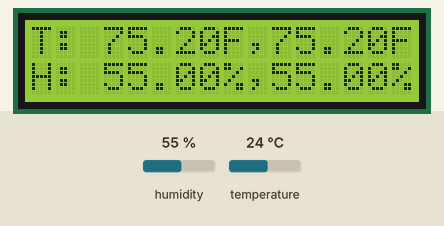
Recording of a sketch running on a simulated Arduino Uno, built with avr-gcc and run on an emulated ATmega328P. Shown: 16×2 character LCD. Inputs (shaded band) come from the test bench; at power-on: humidity 55 %, temperature 24 °C.

Above: at 1.2 s.
1.3 s: humidity set to 22 %
At 2.9 s:
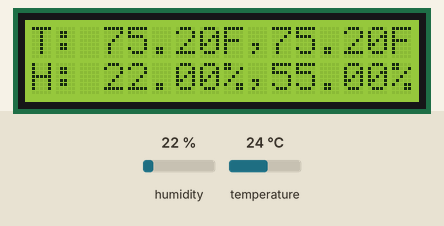
5.2 s: temperature set to 12 °C
At 7.0 s:
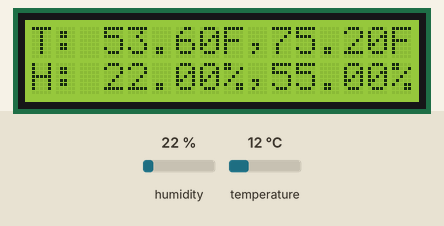
8.7 s: humidity set to 68 %
At 10.1 s:
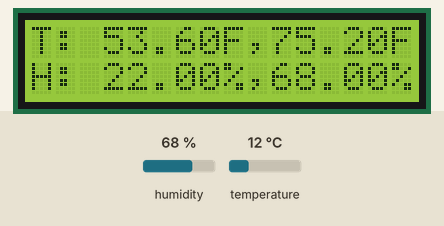
11.8 s: temperature set to 28 °C
At 12.9 s:
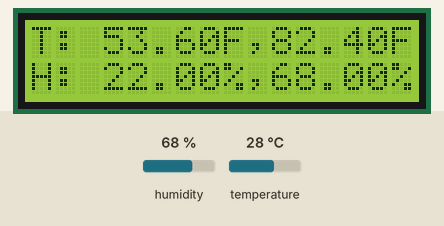
Timing chart, 0 to 14.8 s (numbered marks = the images above; inputs shaded):
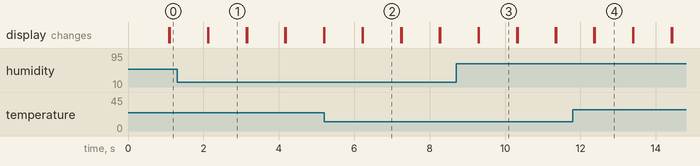

Measured:
- after the input at 1.3 s, the display: first differs from a run without the input after 0.83 s (image 1)
- after the input at 5.2 s, the display: first differs from a run without the input after 1.0 s (image 2)
- after the input at 8.7 s, the display: first differs from a run without the input after 0.61 s (image 3)
- after the input at 11.8 s, the display: first differs from a run without the input after 0.58 s (image 4)
- what the display in image 1 shows lasts 1.0 s, from 2.1 s to 3.1 s

The sketch:

lab5pro2part2.ino
```cpp
#include <SparkFun_Si7021_Breakout_Library.h>

#include <LiquidCrystal.h>
#include <Wire.h>

const int rs = 13, en = 12, d4 = 11, d5 = 10, d6 = 9, d7 = 8;
LiquidCrystal lcd(rs, en, d4, d5, d6, d7);

float temp = 0;
float humidity = 0;
float mintemp = 0;
float maxtemp = 0;
float minhum = 0;
float maxhum = 0;
int count = 0;
Weather sensor;
void setup() {
  // put your setup code here, to run once:
  lcd.begin(16, 2);
  sensor.begin();
}

void loop() {
  // put your main code here, to run repeatedly:
  temp = sensor.getTempF();
  humidity = sensor.getRH();
  if (count == 0) {
    mintemp = temp;
    maxtemp = temp;
    minhum = humidity;
    maxhum = humidity;
  }
  if (mintemp > temp) {
    mintemp = temp;
  }
  if (maxtemp < temp) {
    maxtemp = temp;
  }
  if (minhum > humidity) {
    minhum = humidity;
  }
  if (maxhum < humidity) {
    maxhum = humidity;
  }
  printTemp(mintemp, maxtemp, minhum, maxhum);
  delay(1000);
  lcd.clear();
  count++;
}

void printTemp(float minF, float maxF, float minH, float maxH ) {
  lcd.print("T: ");
  lcd.print(minF);
  lcd.print("F,");
  lcd.print(maxF);
  lcd.print("F");
  lcd.setCursor(0, 1);
  lcd.print("H: ");
  lcd.print(minH);
  lcd.print("%,");
  lcd.print(maxH);
  lcd.print("%");

}

void printHumid() {

  lcd.print("humidity: ");
  lcd.print(humidity);
  lcd.print("%");
}
```
